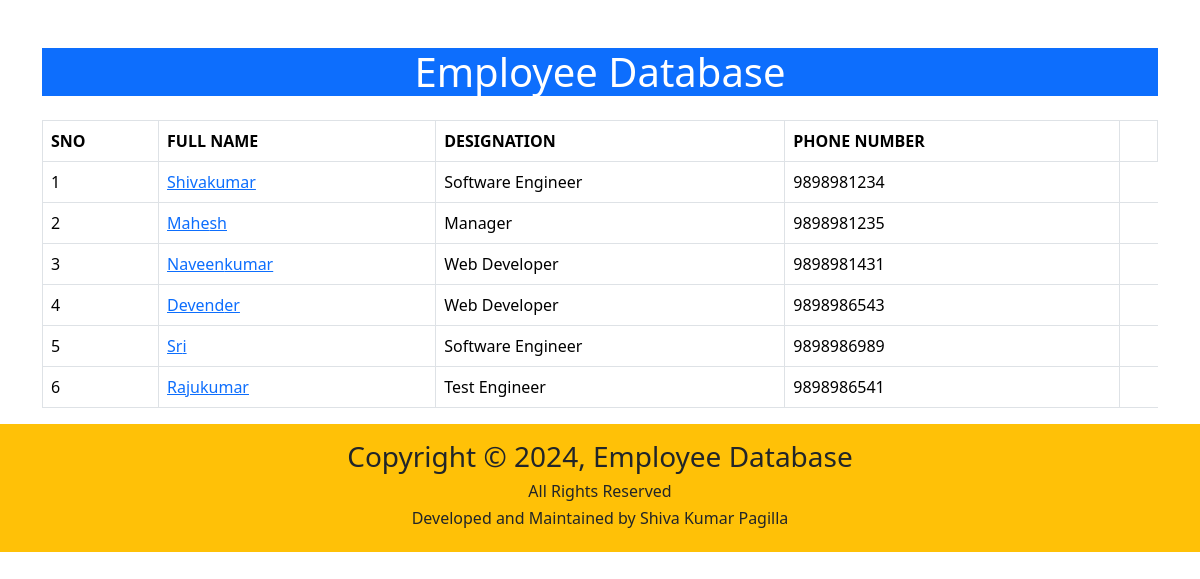
The page / on the database its author committed.
### salary/models.py (models this page shows)
class Employee(models.Model):
    first_name=models.CharField(max_length=100)
    last_name=models.CharField(max_length=100)
    photo=models.ImageField(upload_to='images')
    designation=models.CharField(max_length=100)
    email_address=models.EmailField(max_length=100,unique=True)
    phone_number=models.CharField(max_length=10,blank=True)

### Employee/views.py (the view)
# urls.py: 2. Add a URL to urlpatterns:  path('', views.home, name='home')
def home(request):
    employees=Employee.objects.all()
    context={
        'employees':employees,
    }
    return render(request,'home.html',context)

### templates/home.html (shortened to what this page needs)
<!DOCTYPE html>
<html lang="en">
<head>
    <link href="https://cdn.jsdelivr.net/npm/bootstrap@5.3.2/dist/css/bootstrap.min.css" rel="stylesheet">
</head>
<body>
  <div class="container mt-5">
    <h1 class="bg-primary text-center text-white">Employee Database</h1>
    <table class="table table-bordered table-hover mt-4">
      <thead class="text-uppercase">
        <tr>
          <th>Sno</th>
          <th>Full Name</th>
          <th>Designation</th>
          <th>Phone Number<th>
      </thead>
      <tbody>
        {% for x in employees %}
        <tr>
          <td>{{forloop.counter}}</td>
          <td><a href="{% url 'employee_detail' x.id %}">{{x.first_name}}{{x.last_name}}</td>
          <td>{{x.designation}}</td>
          <td>{{x.phone_number}}</td>
          </tr>
        {% endfor %}
        </tbody>
    </table>
  </div>
  <footer class="bg-warning p-3 text-center">
    <div class="container">
      <div class="row">
        <div class="col">
          <h3>Copyright &copy; 2024, Employee Database</h3>
          <h6>All Rights Reserved</h6>
          <h6>Developed and Maintained by Shiva Kumar Pagilla</h6>
        </div>
      </div>
    </div>
  </footer>
</body>
</html>

### rows shown on the page
Employee: first_name "Shiva", last_name "kumar", designation "Software Engineer", phone_number "9898981234"
Employee: first_name "Mahe", last_name "sh", designation "Manager", phone_number "9898981235"
Employee: first_name "Naveen", last_name "kumar", designation "Web Developer", phone_number "9898981431"
Employee: first_name "Devend", last_name "er", designation "Web Developer", phone_number "9898986543"
Employee: first_name "Sr", last_name "i", designation "Software Engineer", phone_number "9898986989"
Employee: first_name "Raju", last_name "kumar", designation "Test Engineer", phone_number "9898986541"
